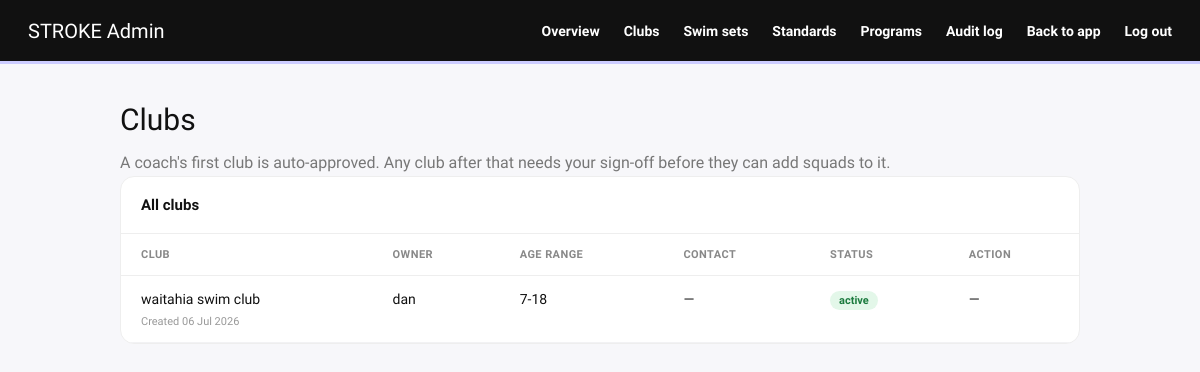
The app's page /admin/clubs (signed in) with its own data.
### models.py (models this page shows, shortened)
class Club(db.Model):
    __tablename__ = 'club'
    id = db.Column(db.Integer, primary_key=True)
    name = db.Column(db.String(120), nullable=False)
    owner_id = db.Column(db.Integer, db.ForeignKey('user.id'), nullable=False)
    age_range = db.Column(db.String(50))
    contact_email = db.Column(db.String(150))
    newsletter_url = db.Column(db.String(255))
    status = db.Column(db.String(20), default='active')  # 'active' or 'pending'
    approved_at = db.Column(db.DateTime, nullable=True)
    created_at = db.Column(db.DateTime, default=datetime.utcnow)
    squads = db.relationship('Squad', backref='club', lazy=True)

class User(db.Model, UserMixin):
    __tablename__ = 'user'
    id = db.Column(db.Integer, primary_key=True)
    email = db.Column(db.String(150), unique=True, nullable=False)
    username = db.Column(db.String(80), unique=True, nullable=False)
    password = db.Column(db.String(200), nullable=False)
    created_at = db.Column(db.DateTime, default=datetime.utcnow)
    plan = db.Column(db.String(20), default='free')
    is_verified = db.Column(db.Boolean, default=False)
    is_admin = db.Column(db.Boolean, default=False)
    verify_code = db.Column(db.String(6), nullable=True)
    verify_code_sent_at = db.Column(db.DateTime, nullable=True)
    role = db.Column(db.String(20), default='swimmer')  # 'swimmer' or 'coach'
    share_leaderboard = db.Column(db.Boolean, default=False)
    swims = db.relationship('Swim', backref='user', lazy=True)
    sessions = db.relationship('Session', backref='user', lazy=True)

### routes.py (the view)
@main.route('/admin/clubs')
@login_required
@admin_required
def admin_clubs():
    from app import db
    from models import Club, User
    clubs = db.session.query(Club).order_by(Club.created_at.desc()).all()
    owners = {u.id: u.username for u in db.session.query(User).all()}
    return render_template('admin_clubs.html', clubs=clubs, owners=owners)

### auth_utils.py (called while the page is built)
def admin_required(f):
    @wraps(f)
    def wrapper(*args, **kwargs):
        if not current_user.is_authenticated or not current_user.is_admin:
            abort(403)
        return f(*args, **kwargs)
    return wrapper

### templates/admin_clubs.html (shortened to what this page needs)
<!DOCTYPE html>
<html lang="en">
<head>
<link rel="stylesheet" href="{{ url_for('static', filename='css/main.css') }}">
</head>
<body>
<nav class="adm-nav">
  <span class="adm-logo">STROKE Admin</span>
  <div>
    <a href="/admin">Overview</a>
    <a href="/admin/clubs">Clubs</a>
    <a href="/admin/sets">Swim sets</a>
    <a href="/admin/standards">Standards</a>
    <a href="/admin/programs">Programs</a>
    <a href="/admin/audit">Audit log</a>
    <a href="/dashboard">Back to app</a>
    <a href="/logout">Log out</a>
  </div>
</nav>
<div class="adm-wrap">
  <p class="adm-title">Clubs</p>
  <p style="color:#777;margin-top:-14px">A coach's first club is auto-approved. Any club after that needs your sign-off before they can add squads to it.</p>
  <div class="adm-panel">
    <div class="adm-panel-head">All clubs</div>
    {% if clubs %}
    <table>
      <thead>
        <tr><th>Club</th><th>Owner</th><th>Age range</th><th>Contact</th><th>Status</th><th>Action</th></tr>
      </thead>
      <tbody>
        {% for c in clubs %}
        <tr>
          <td>
            {{ c.name }}
            <div class="club-meta">Created {{ c.created_at.strftime('%d %b %Y') }}</div>
          </td>
          <td>{{ owners.get(c.owner_id, '—') }}</td>
          <td>{{ c.age_range or '—' }}</td>
          <td>
            {{ c.contact_email or '—' }}
          </td>
          <td><span class="badge {{ c.status }}">{{ c.status }}</span></td>
          <td>
            <div class="row-actions">
              {% if c.status == 'pending' %}
              <form method="POST" action="/admin/clubs/{{ c.id }}/approve">
                <button type="submit" class="btn-approve">Approve</button>
              </form>
              <form method="POST" action="/admin/clubs/{{ c.id }}/reject">
                <button type="submit" class="btn-delete" onclick="return confirm('Reject and delete this club?')">Reject</button>
              </form>
              {% else %}
              —
              {% endif %}
            </div>
          </td>
        </tr>
        {% endfor %}
      </tbody>
    </table>
    {% else %}
    <div class="empty-state">No clubs created yet.</div>
    {% endif %}
  </div>
</div>
</body>
</html>

### static/css/main.css (style rules this page uses)
*, *::before, *::after { box-sizing: border-box; margin: 0; padding: 0; }
html { scroll-behavior: smooth; overflow-x: hidden; }
body { font-family: 'Schibsted Grotesk', sans-serif; background: #fcfcff; color: #111111; line-height: 1.6; min-height: 100vh; overflow-x: hidden; }
button, a { cursor: pointer; }
a { color: inherit; text-decoration: none; }
nav { display: flex; align-items: center; justify-content: space-between; padding: 0 24px; height: 64px; position: sticky; top: 0; z-index: 100; background: #ffffff; border-bottom: 3px solid #ccccff; }

### templates/admin_clubs.html (style rules this page uses)
body { font-family:'Schibsted Grotesk',sans-serif;background:#f7f7fa;margin:0;color:#111; }
.adm-nav { display:flex;align-items:center;justify-content:space-between;padding:16px 28px;background:#111;color:#fff; }
.adm-nav a { color:#fff;text-decoration:none;font-weight:600;font-size:14px;margin-left:20px; }
.adm-logo { font-family:'Schibsted Grotesk',sans-serif;font-size:20px; }
.adm-wrap { max-width:1000px;margin:0 auto;padding:32px 20px 60px; }
.adm-title { font-family:'Schibsted Grotesk',sans-serif;font-size:30px;margin:0 0 20px; }
.adm-panel { background:#fff;border-radius:14px;border:1px solid #eee;overflow:hidden;margin-bottom:24px; }
.adm-panel-head { padding:16px 20px;border-bottom:1px solid #eee;font-weight:800;font-size:15px; }
table { width:100%;border-collapse:collapse; }
th { text-align:left;font-size:11px;text-transform:uppercase;letter-spacing:.04em;color:#888;padding:12px 20px;border-bottom:1px solid #eee; }
td { padding:12px 20px;border-bottom:1px solid #f2f2f4;font-size:14px;vertical-align:top; }
.badge { padding:3px 9px;border-radius:20px;font-size:11px;font-weight:700; }
.badge.active { background:#e3f7e9;color:#1a7a3d; }
.row-actions { display:flex;gap:8px; }
.club-meta { font-size:11px;color:#999;margin-top:2px; }

### records on screen
Club: name "waitahia swim club", created_at "06 Jul 2026", age_range "7-18", contact_email "—", status "active"
User: get "dan"
